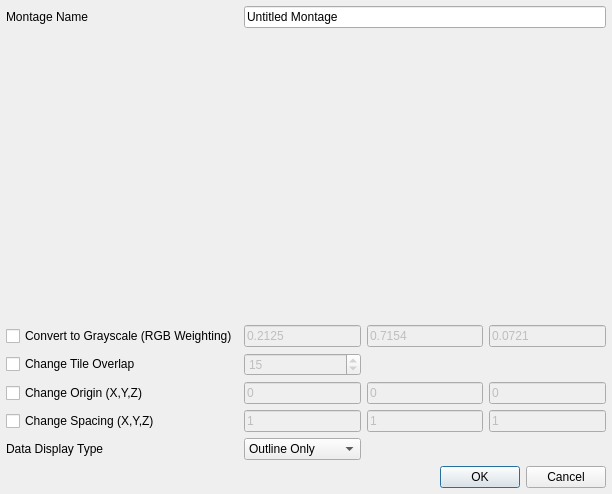
<?xml version="1.0" encoding="UTF-8"?>
<ui version="4.0">
 <class>ImportZeissMontageDialog</class>
 <widget class="QDialog" name="ImportZeissMontageDialog">
  <property name="geometry">
   <rect>
    <x>0</x>
    <y>0</y>
    <width>612</width>
    <height>494</height>
   </rect>
  </property>
  <property name="windowTitle">
   <string>Import Zeiss Montage</string>
  </property>
  <layout class="QGridLayout" name="gridLayout">
   <property name="leftMargin">
    <number>6</number>
   </property>
   <property name="topMargin">
    <number>6</number>
   </property>
   <property name="rightMargin">
    <number>6</number>
   </property>
   <property name="bottomMargin">
    <number>6</number>
   </property>
   <item row="4" column="1">
    <widget class="QLineEdit" name="originX">
     <property name="enabled">
      <bool>false</bool>
     </property>
     <property name="minimumSize">
      <size>
       <width>56</width>
       <height>21</height>
      </size>
     </property>
     <property name="text">
      <string>0</string>
     </property>
    </widget>
   </item>
   <item row="2" column="3">
    <widget class="QLineEdit" name="colorWeightingB">
     <property name="enabled">
      <bool>false</bool>
     </property>
     <property name="minimumSize">
      <size>
       <width>56</width>
       <height>21</height>
      </size>
     </property>
     <property name="text">
      <string>0.0721</string>
     </property>
    </widget>
   </item>
   <item row="4" column="2">
    <widget class="QLineEdit" name="originY">
     <property name="enabled">
      <bool>false</bool>
     </property>
     <property name="minimumSize">
      <size>
       <width>56</width>
       <height>21</height>
      </size>
     </property>
     <property name="text">
      <string>0</string>
     </property>
    </widget>
   </item>
   <item row="2" column="0">
    <widget class="QCheckBox" name="convertGrayscaleCB">
     <property name="text">
      <string>Convert to Grayscale (RGB Weighting)</string>
     </property>
    </widget>
   </item>
   <item row="2" column="1">
    <widget class="QLineEdit" name="colorWeightingR">
     <property name="enabled">
      <bool>false</bool>
     </property>
     <property name="minimumSize">
      <size>
       <width>56</width>
       <height>21</height>
      </size>
     </property>
     <property name="text">
      <string>0.2125</string>
     </property>
    </widget>
   </item>
   <item row="1" column="0" colspan="4">
    <widget class="ZeissListWidget" name="zeissListWidget" native="true"/>
   </item>
   <item row="5" column="2">
    <widget class="QLineEdit" name="spacingY">
     <property name="enabled">
      <bool>false</bool>
     </property>
     <property name="minimumSize">
      <size>
       <width>56</width>
       <height>21</height>
      </size>
     </property>
     <property name="text">
      <string>1</string>
     </property>
    </widget>
   </item>
   <item row="4" column="0">
    <widget class="QCheckBox" name="changeOriginCB">
     <property name="text">
      <string>Change Origin (X,Y,Z)</string>
     </property>
    </widget>
   </item>
   <item row="3" column="0">
    <widget class="QCheckBox" name="changeTileOverlapCB">
     <property name="text">
      <string>Change Tile Overlap</string>
     </property>
    </widget>
   </item>
   <item row="5" column="3">
    <widget class="QLineEdit" name="spacingZ">
     <property name="enabled">
      <bool>false</bool>
     </property>
     <property name="minimumSize">
      <size>
       <width>56</width>
       <height>21</height>
      </size>
     </property>
     <property name="text">
      <string>1</string>
     </property>
    </widget>
   </item>
   <item row="0" column="0">
    <widget class="QLabel" name="label_17">
     <property name="text">
      <string>Montage Name</string>
     </property>
    </widget>
   </item>
   <item row="5" column="0">
    <widget class="QCheckBox" name="changeSpacingCB">
     <property name="text">
      <string>Change Spacing (X,Y,Z)</string>
     </property>
    </widget>
   </item>
   <item row="2" column="2">
    <widget class="QLineEdit" name="colorWeightingG">
     <property name="enabled">
      <bool>false</bool>
     </property>
     <property name="minimumSize">
      <size>
       <width>56</width>
       <height>21</height>
      </size>
     </property>
     <property name="text">
      <string>0.7154</string>
     </property>
    </widget>
   </item>
   <item row="0" column="1" colspan="3">
    <widget class="QLineEdit" name="montageNameLE">
     <property name="text">
      <string>Untitled Montage</string>
     </property>
    </widget>
   </item>
   <item row="7" column="0" colspan="4">
    <widget class="QDialogButtonBox" name="buttonBox">
     <property name="orientation">
      <enum>Qt::Horizontal</enum>
     </property>
     <property name="standardButtons">
      <set>QDialogButtonBox::Cancel|QDialogButtonBox::Ok</set>
     </property>
    </widget>
   </item>
   <item row="3" column="1">
    <widget class="QSpinBox" name="tileOverlapSB">
     <property name="enabled">
      <bool>false</bool>
     </property>
     <property name="maximum">
      <number>100</number>
     </property>
     <property name="value">
      <number>15</number>
     </property>
    </widget>
   </item>
   <item row="5" column="1">
    <widget class="QLineEdit" name="spacingX">
     <property name="enabled">
      <bool>false</bool>
     </property>
     <property name="minimumSize">
      <size>
       <width>56</width>
       <height>21</height>
      </size>
     </property>
     <property name="text">
      <string>1</string>
     </property>
    </widget>
   </item>
   <item row="4" column="3">
    <widget class="QLineEdit" name="originZ">
     <property name="enabled">
      <bool>false</bool>
     </property>
     <property name="minimumSize">
      <size>
       <width>56</width>
       <height>21</height>
      </size>
     </property>
     <property name="text">
      <string>0</string>
     </property>
    </widget>
   </item>
   <item row="6" column="0">
    <widget class="QLabel" name="label_7">
     <property name="text">
      <string>Data Display Type</string>
     </property>
    </widget>
   </item>
   <item row="6" column="1">
    <widget class="QComboBox" name="dataDisplayTypeCB">
     <item>
      <property name="text">
       <string>Outline Only</string>
      </property>
     </item>
     <item>
      <property name="text">
       <string>Side-By-Side</string>
      </property>
     </item>
     <item>
      <property name="text">
       <string>Montage</string>
      </property>
     </item>
    </widget>
   </item>
  </layout>
 </widget>
 <customwidgets>
  <customwidget>
   <class>ZeissListWidget</class>
   <extends>QWidget</extends>
   <header>ZeissListWidget.h</header>
   <container>1</container>
  </customwidget>
 </customwidgets>
 <resources/>
 <connections>
  <connection>
   <sender>buttonBox</sender>
   <signal>accepted()</signal>
   <receiver>ImportZeissMontageDialog</receiver>
   <slot>accept()</slot>
   <hints>
    <hint type="sourcelabel">
     <x>248</x>
     <y>254</y>
    </hint>
    <hint type="destinationlabel">
     <x>157</x>
     <y>274</y>
    </hint>
   </hints>
  </connection>
  <connection>
   <sender>buttonBox</sender>
   <signal>rejected()</signal>
   <receiver>ImportZeissMontageDialog</receiver>
   <slot>reject()</slot>
   <hints>
    <hint type="sourcelabel">
     <x>316</x>
     <y>260</y>
    </hint>
    <hint type="destinationlabel">
     <x>286</x>
     <y>274</y>
    </hint>
   </hints>
  </connection>
 </connections>
</ui>
